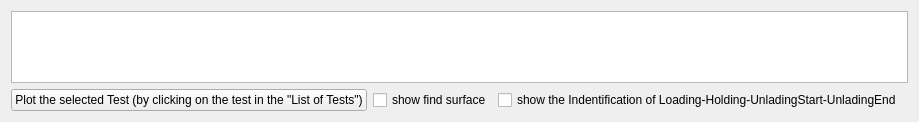
                    <widget class="QWidget" name="tab_30">
                     <attribute name="title">
                      <string>inclusive of frame compliance</string>
                     </attribute>
                     <layout class="QGridLayout" name="gridLayout_62">
                      <item row="2" column="2" colspan="2">
                       <widget class="QCheckBox" name="checkBox_iLHU_inclusive_frame_stiffness_tabTipRadius">
                        <property name="text">
                         <string>show the Indentification of Loading-Holding-UnladingStart-UnladingEnd</string>
                        </property>
                       </widget>
                      </item>
                      <item row="2" column="4">
                       <widget class="QFrame" name="frame_10">
                        <property name="frameShape">
                         <enum>QFrame::StyledPanel</enum>
                        </property>
                        <property name="frameShadow">
                         <enum>QFrame::Raised</enum>
                        </property>
                       </widget>
                      </item>
                      <item row="2" column="1">
                       <widget class="QCheckBox" name="checkBox_showFindSurface_tab_inclusive_frame_stiffness_tabTipRadius">
                        <property name="text">
                         <string>show find surface</string>
                        </property>
                       </widget>
                      </item>
                      <item row="1" column="0" colspan="5">
                       <widget class="QGraphicsView" name="graphicsView_load_depth_tab_inclusive_frame_stiffness_tabTipRadius">
                        <property name="sizePolicy">
                         <sizepolicy hsizetype="Expanding" vsizetype="Preferred">
                          <horstretch>0</horstretch>
                          <verstretch>0</verstretch>
                         </sizepolicy>
                        </property>
                        <property name="minimumSize">
                         <size>
                          <width>0</width>
                          <height>0</height>
                         </size>
                        </property>
                        <property name="maximumSize">
                         <size>
                          <width>16777215</width>
                          <height>16777215</height>
                         </size>
                        </property>
                        <property name="sizeIncrement">
                         <size>
                          <width>0</width>
                          <height>0</height>
                         </size>
                        </property>
                        <property name="baseSize">
                         <size>
                          <width>0</width>
                          <height>0</height>
                         </size>
                        </property>
                        <property name="sizeAdjustPolicy">
                         <enum>QAbstractScrollArea::AdjustToContents</enum>
                        </property>
                       </widget>
                      </item>
                      <item row="2" column="0">
                       <widget class="QPushButton" name="pushButton_plot_chosen_test_tab_inclusive_frame_stiffness_tabTipRadius">
                        <property name="sizePolicy">
                         <sizepolicy hsizetype="Maximum" vsizetype="Maximum">
                          <horstretch>0</horstretch>
                          <verstretch>0</verstretch>
                         </sizepolicy>
                        </property>
                        <property name="text">
                         <string>Plot the selected Test (by clicking on the test in the &quot;List of Tests&quot;)</string>
                        </property>
                       </widget>
                      </item>
                     </layout>
                    </widget>
